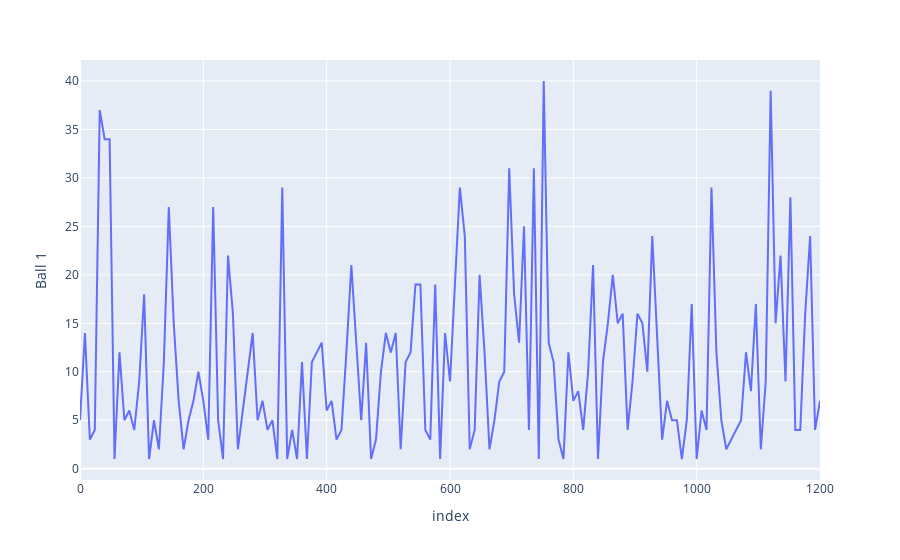

The code cell stored with this chart in its notebook:
### Code cell
fig = px.line(dfper8, y="Ball 1")
fig.show()

### Figure 1 — Plotly figure (JSON) as saved in the notebook; plotly's stock layout.template omitted (floating-point values rounded to 4 significant figures; data arrays with more than 128 entries replaced by an {"elided": "..."} marker saying what was removed)
{"data": [{"hovertemplate": "index=%{x}<br>Ball 1=%{y}<extra></extra>", "legendgroup": "", "line": {"color": "#636efa", "dash": "solid"}, "marker": {"symbol": "circle"}, "mode": "lines", "name": "", "orientation": "v", "showlegend": false, "type": "scatter", "x": {"elided": "151 int values"}, "xaxis": "x", "y": {"elided": "151 int values"}, "yaxis": "y"}], "layout": {"legend": {"tracegroupgap": 0}, "margin": {"t": 60}, "xaxis": {"anchor": "y", "domain": [0, 1], "title": {"text": "index"}}, "yaxis": {"anchor": "x", "domain": [0, 1], "title": {"text": "Ball 1"}}}}
